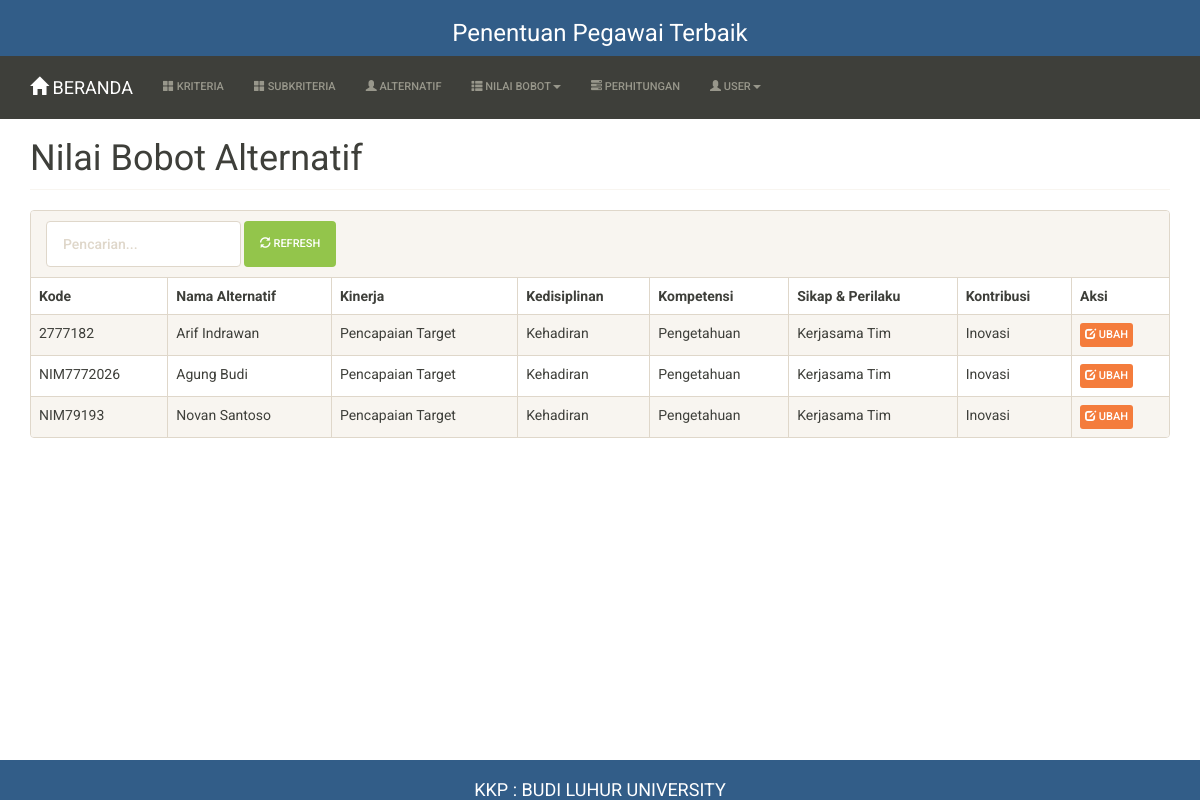
/index.php?m=rel_alternatif (signed in), run on the app's committed database.
### tables this page shows
CREATE TABLE `tb_sub`  (
  `kode_sub` varchar(255) NOT NULL,
  `kode_kriteria` varchar(255) NULL DEFAULT NULL,
  `nama_sub` varchar(255) NULL DEFAULT NULL,
  `nilai_sub` double NULL DEFAULT NULL,
  PRIMARY KEY (`kode_sub`) USING BTREE
);

### config.php (called while the page is built)
<?php
$config["server"] = 'localhost';
$config["username"] = 'root';
$config["password"] = 'password';
$config["database_name"] = 'pegawai_ahp';

### functions.php (called while the page is built, shortened)
<?php
include 'config.php';
include 'includes/db.php';
$db = new DB($config['server'], $config['username'], $config['password'], $config['database_name']);
include 'includes/general.php';
$rows = $db->get_results("SELECT kode_alternatif, nama_alternatif FROM tb_alternatif ORDER BY kode_alternatif");
foreach ($rows as $row) {
    $ALTERNATIF[$row->kode_alternatif] = $row->nama_alternatif;
}
$rows = $db->get_results("SELECT kode_kriteria, nama_kriteria FROM tb_kriteria ORDER BY kode_kriteria");
foreach ($rows as $row) {
    $KRITERIA[$row->kode_kriteria] = $row->nama_kriteria;
}
$rows = $db->get_results("SELECT * FROM tb_sub ORDER BY kode_sub");
foreach ($rows as $row) {
    $SUB[$row->kode_sub] = array(
        'nama' => $row->nama_sub,
        'kode_kriteria' => $row->kode_kriteria,
        'nilai_sub' => $row->nilai_sub,
    );
}
function get_rel_alternatif($kriteria = '')
{
    global $db;
    $rows = $db->get_results("SELECT
       a.kode_alternatif, ra.kode_kriteria, s.kode_sub
       FROM tb_rel_alternatif ra
       INNER JOIN tb_alternatif a ON a.kode_alternatif = ra.kode_alternatif
       LEFT JOIN tb_sub s ON s.kode_sub=ra.kode_sub
       WHERE nama_alternatif LIKE '%" . esc_field(isset($_GET['q']) ? $_GET['q'] : '') . "%'
       ORDER BY kode_alternatif, ra.kode_kriteria");
    $arr = [];
    foreach ($rows as $row) {
        $arr[$row->kode_alternatif][$row->kode_kriteria]  = $row->kode_sub;
    }
    return $arr;
}

### includes/db.php (called while the page is built, shortened)
<?php
class DB
{
    var $conn = null;
    public function __construct($host, $username, $passwd, $dbname)
    {
        $this->conn = mysqli_connect($host, $username, $passwd, $dbname);
    }
    public function query($sql)
    {
        $query = mysqli_query($this->conn, $sql) or die('<pre>Error mysqli_query: ' . mysqli_error($this->conn) . '<br />' . $sql . '</pre>');
        return $query;
    }
    public function get_results($sql)
    {
        $query = $this->query($sql);
        $arr = [];
        while ($row = mysqli_fetch_object($query)) {
            $arr[] = $row;
        }
        return $arr;
    }
}

### includes/general.php (called while the page is built, shortened)
<?php
function esc_field($str)
{
    return addslashes($str);
}

### rel_alternatif.php (the view, shortened to what this page needs)
<div class="page-header">
    <h1>Nilai Bobot Alternatif</h1>
</div>
<div class="panel panel-default">
    <div class="panel-heading">
        <form class="form-inline">
            <div class="form-group">
                <input class="form-control" type="text" name="q" value="<?= isset($_GET['q']) ? $_GET['q'] : '' ?>" placeholder="Pencarian..." />
            </div>
            <div class="form-group">
                <button class="btn btn-success"><span class="glyphicon glyphicon-refresh"></span> Refresh</button>
            </div>
        </form>
    </div>
    <div class="table-responsive">
        <table class="table table-bordered table-hover table-striped">
            <thead>
                <tr>
                    <th>Kode</th>
                    <th>Nama Alternatif</th>
                    <?php foreach (($KRITERIA ?? []) as $key => $val) : ?>
                        <th><?= $val ?></th>
                    <?php endforeach ?>
                    <th>Aksi</th>
                </tr>
            </thead>
            <?php
            $data = get_rel_alternatif();
            $data = is_array($data) ? $data : [];
            $ALTERNATIF = is_array($ALTERNATIF ?? null) ? $ALTERNATIF : [];
            $SUB = is_array($SUB ?? null) ? $SUB : [];
            foreach ($data as $key => $val) :
                $val = is_array($val) ? $val : [];
            ?>
                <tr>
                    <td><?= $key ?></td>
                    <td>
                        <?= $ALTERNATIF[$key] ?? 'Alternatif tidak ditemukan' ?>
                    </td>
                    <?php foreach ($val as $k => $v) : ?>
                        <td>
                            <?php
                            if (!empty($v) && isset($SUB[$v]['nama'])) {
                                echo $SUB[$v]['nama'];
                            } else {
                                echo 'data belum diubah';
                            }
                            ?>
                        </td>
                    <?php endforeach ?>
                    <td>
                        <a class="btn btn-xs btn-warning" href="?m=rel_alternatif_ubah&ID=<?= $key ?>">
                            <span class="glyphicon glyphicon-edit"></span> Ubah
                        </a>
                    </td>
                </tr>
            <?php endforeach ?>
        </table>
    </div>
</div>

### assets/css/general.css (style rules this page uses)
html { position: relative; min-height: 100%; }
body { margin-bottom: 70px; }
.page-header { margin-top: 0; padding-bottom: 0; }
.page-header h1 { margin-top: 0; }

### data on the page
tb_sub: nama_sub "Pencapaian Target"
tb_sub: nama_sub "Kehadiran"
tb_sub: nama_sub "Pengetahuan"
tb_sub: nama_sub "Kerjasama Tim"
tb_sub: nama_sub "Inovasi"

### other printed values
$val "Kinerja"
$val "Kedisiplinan"
$val "Kompetensi"
$val "Sikap & Perilaku"
$val "Kontribusi"
$key "2777182"
$ALTERNATIF[$key] "Arif Indrawan"
$key "NIM7772026"
$ALTERNATIF[$key] "Agung Budi"
$key "NIM79193"
$ALTERNATIF[$key] "Novan Santoso"
